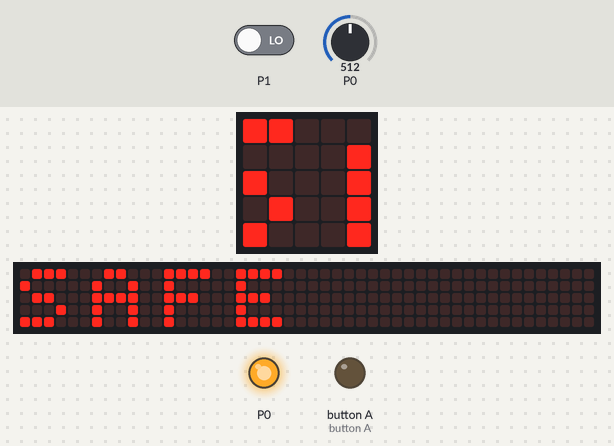
A program run on a simulated BBC micro:bit (MakeCode). Parts: the board's 5×5 LED display, a strip that is not on the board, showing the scrolling text unrolled, output pins drawn as LEDs (lit = HIGH). Inputs (shaded band) come from the test bench; at power-on: P0 = 512, P1 LOW (analog values on the 0–1023 scale). No radio messages arrive unless stated (any console line starting 'radio sent:' is added by the test bench); the 48×5 strip is a reading aid, not a part: it shows the text the display is scrolling, unrolled, one strip-width of it at a time; what the program prints to the serial console is not drawn.

Above: at 1.2 s.
1.3 s: P0 set to 0
3.9 s: P0 set to 110
At 4.72 s:
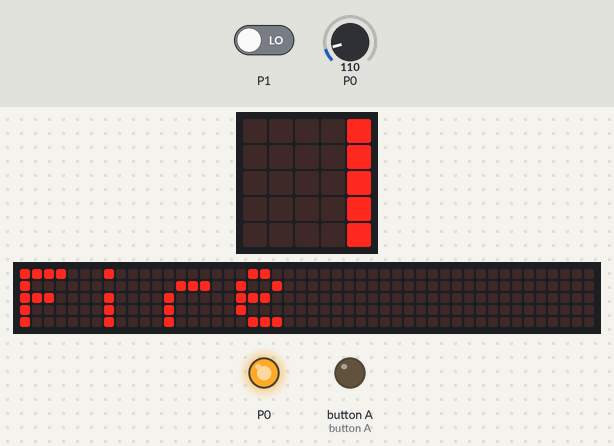
6.4 s: P0 set to 0
9.0 s: P0 set to 122
At 9.22 s:
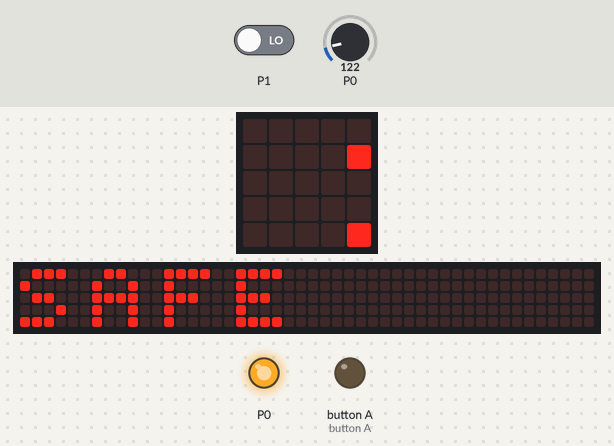
12.0 s: P0 set to 0
At 13.65 s:
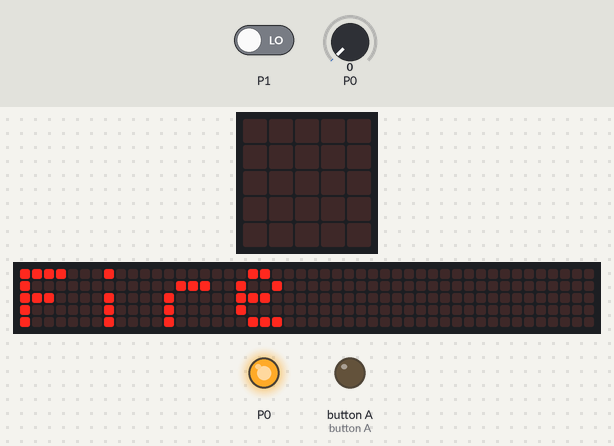

The program:

main.ts
```typescript
radio.onReceivedString(function (receivedString) {
    if (receivedString == "Fire detected zone 4") {
        radio.sendString("Fire detected zone 4")
    }
})
let Fire = 0
let Gas = 0
pins.digitalWritePin(DigitalPin.P0, 1)
radio.setGroup(1)
basic.forever(function () {
    Gas = pins.analogReadPin(AnalogPin.P0)
    if (Gas == 0) {
        pins.digitalWritePin(DigitalPin.P0, 1)
    } else {
        pins.digitalWritePin(DigitalPin.P5, 0)
    }
})
basic.forever(function () {
    if (Gas == 0) {
        basic.showString("SMOKE DETECTED")
    } else {
        basic.showString("SAFE")
    }
})
basic.forever(function () {
    if (Gas == 0) {
        radio.sendString("Smoke detected zone 4")
    }
    if (Fire < 100) {
        radio.sendString("Fire detected zone 4")
    }
})
basic.forever(function () {
    if (Gas == 0) {
        Fire = pins.digitalReadPin(DigitalPin.P1)
        if (Fire < 100) {
            basic.showString("Fire")
        } else {
            basic.showString("No Fire only smoke")
        }
    }
})
```

test.ts
```typescript
// test ender her, dette bliver ikke kompileret, når denne pakke bruges som en udvidelse.
```
